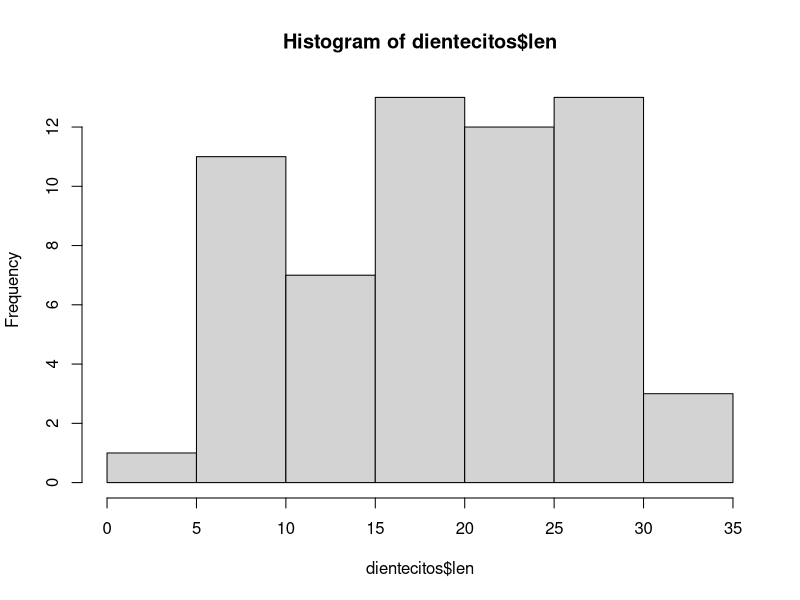
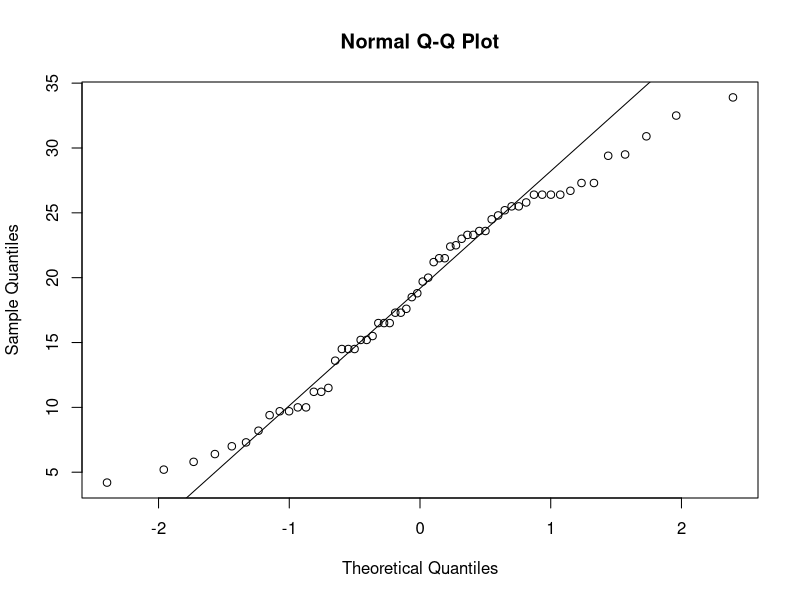
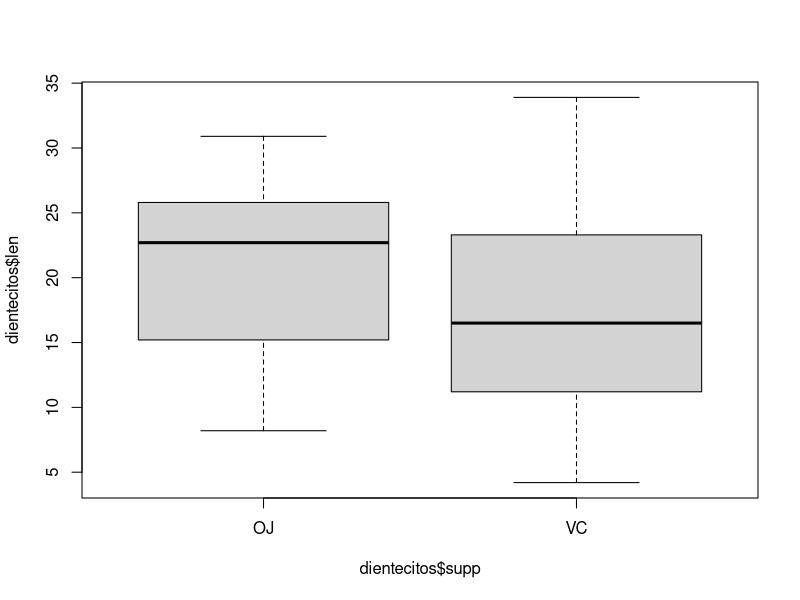
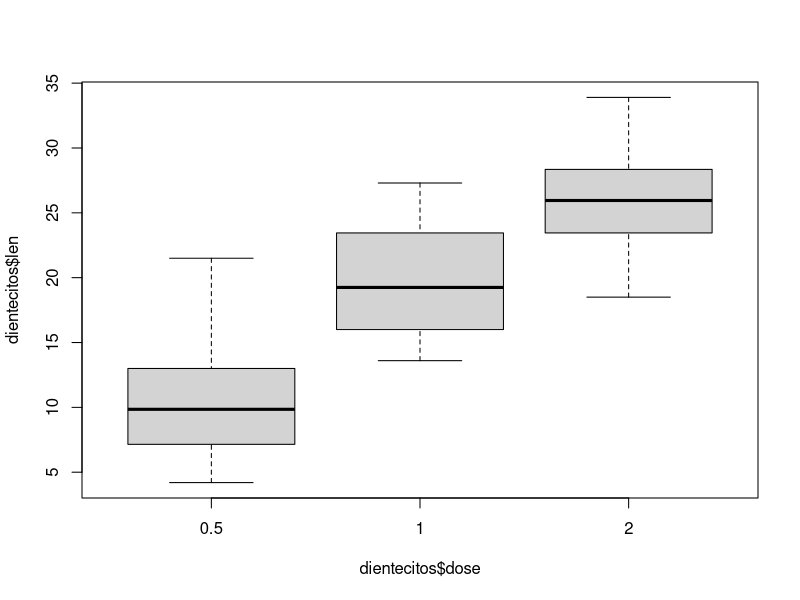

Write the R code that produced these figures, in order. (Note: this script raises an error after producing the figures.)
##3.2 Ejercicios ANOVA (Cobayas)#####
rm(list=ls())
library("datasets") #cargar librería 
data("ToothGrowth") #Cargar los datos en tu environment

#1.
dientecitos<-ToothGrowth #Dejemos el inglés y renombrar nuestra base de datos

str(dientecitos)
head(dientecitos)
#Base de datos perfecta, tenemos 60 observaciones y 
#las 3 variables que necesitamos para nuestro Two-way ANOVA

#AYAYAY!!!! Pero espera... Si nuestras variables explicativas son 
#realmente categorías (aka tratamientos), necesitan ser 
#variables factoriales, no numericas. Necesitamos cambiar el tipo de 
#datos para la variable "dose", porque pese a que son numeros,
#son grupos de tratamientos.
dientecitos$dose<-as.factor(dientecitos$dose)


#2.
#Normalidad:
hist(dientecitos$len) #Mas o menos
qqnorm(dientecitos$len) #Con más datos seguramente se viese más claro,
qqline(dientecitos$len) #pero la mayoría de datos caen sobre la diagonal
shapiro.test(dientecitos$len) #No significativo == Datos distribuidos normalmente

#Varianza: Como tenemos dos variables explicativas, 
#tenemos que testar que la varianza es homogenea entre 
#los grupos de ambas variables
library(car)
leveneTest(dientecitos$len~dientecitos$supp) #No significativo== Varianza homogenea
leveneTest(dientecitos$len~dientecitos$dose) #No significativo== Varianza homogenea

#Outliers:
boxplot(dientecitos$len~dientecitos$supp)
boxplot(dientecitos$len~dientecitos$dose)#Ningun outlier que comprobar! Genial

#3.
library(tidyr)
aov(dientecitos$len~dientecitos$supp*dientecitos$dose)%>% summary()
#Los suplementos que damos a las cobayas afectan de distinta forma a la longitud de los dientes
#La dosis que damos a las cobayas afectan de distinta forma a la longitud tb
#La interacción entre suplementos y dosis es significativa...
#Eso implica que las distintas combinaciones de suplementos vitaminicos
#y dosis afectan de distinta manera a la longitud de los dientes

#necesitamos ver que dosis y combinación de tratamientos 
#provoca este efecto en la longitud de los dientes
aov(dientecitos$len~dientecitos$supp*dientecitos$dose)%>% TukeyHSD()

#4.
ggplot(dientecitos, aes(x=supp, y=len, fill=dose))+
  geom_boxplot()+
  theme_minimal()+
  scale_fill_manual(values=c("gray90","grey50","black"))+
  labs(x="Suplemento",y="Longitud dientes (mm)")

#ó

ggplot(dientecitos, aes(x=dose, y=len, fill=supp))+
  geom_boxplot()+
  theme_minimal()+
  scale_fill_manual(values=c("orange1","olivedrab3"))+
  labs(x="Dosis (mg)",y="Longitud dientes (mm)")



#####
